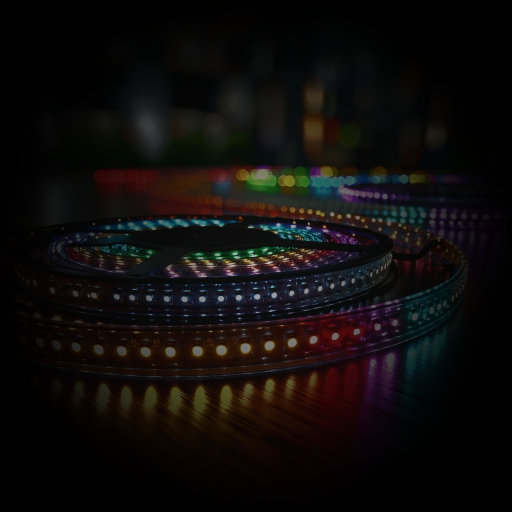
#> input picture brand/top.jpg, 1024 x 1024 px (shown at 1/2 size)
$ python overlays.py
#> lines starting #> are read from the running program, lines starting #| are printed output that depends on the picture
from PIL import Image

def generate_overlays():
	top_path = "top.jpg"
	logo_path = "logo.png"

	background = Image.open(top_path).convert("RGB")
#> background is the input picture: PIL image 1024x1024 RGB; mean R, G, B 14.9, 12.1, 11.1
	logo = Image.open(logo_path).convert("RGBA")
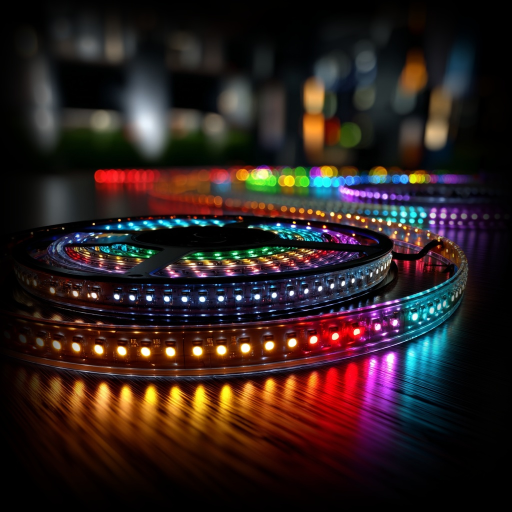
#> input picture brand/top.orig.jpg, 1024 x 1024 px, given in place of logo.png, which was not available (shown at 1/2 size)

	# Settings for a balanced look
	logo_display_size = (180, 180)
	margin = 80

	logo = logo.resize(logo_display_size, Image.LANCZOS)
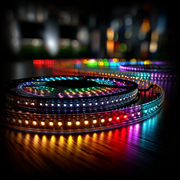
#> logo: PIL image 180x180 RGBA; mean R, G, B, A 46.8, 32.5, 30.9, 255

	filenames = ["S1.jpg", "S2.jpg", "S3.jpg"]

	for name in filenames:
		final_image = background.copy()
		# logo is pasted at (80, 80) which is the margin from top and left
		final_image.paste(logo, (margin, margin), logo)
		final_image.save(name, quality=95)
#> this loop made 3 passes
#> pass 1, in generate_overlays, `final_image.save(name, quality=95)`:
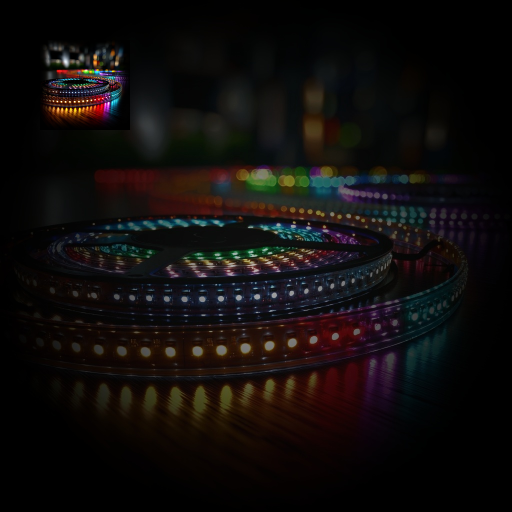
#> saved as S1.jpg: PIL image 1024x1024 RGB (shown at 1/2 size); mean R, G, B 16.3, 12.9, 12

if __name__ == "__main__":
	generate_overlays()
